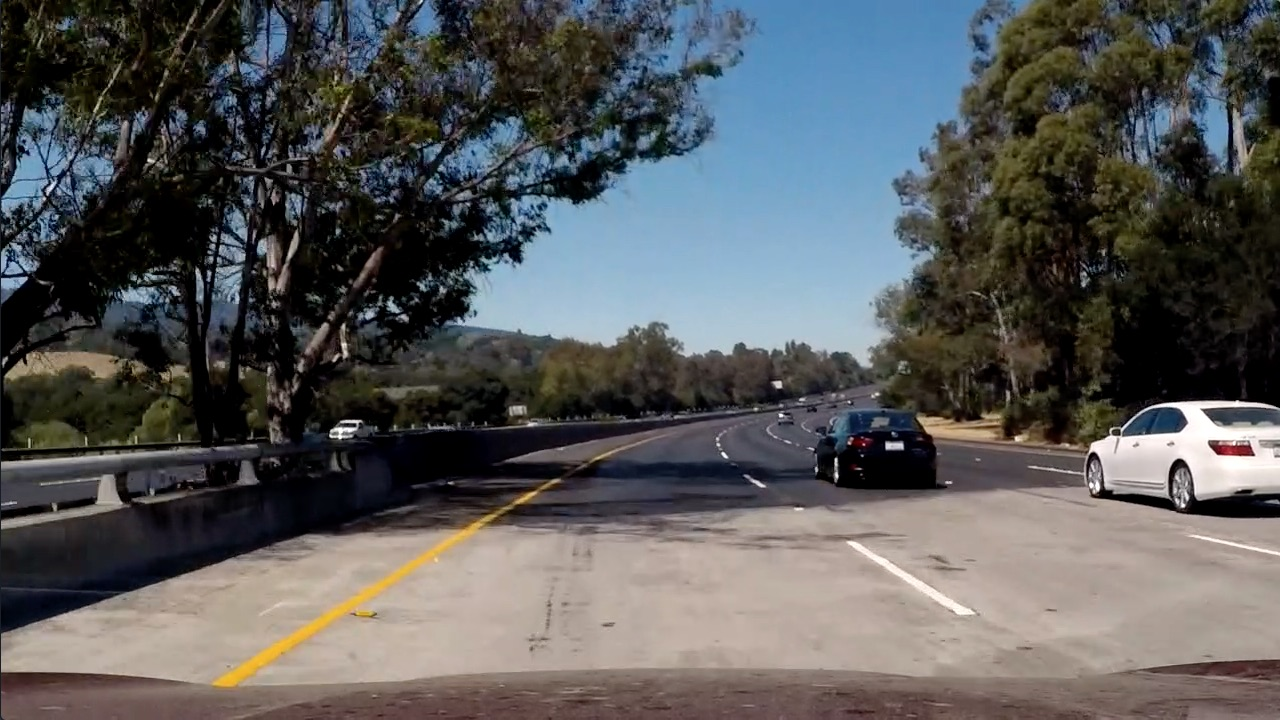
#> input picture CarND-Advanced-Lane-Lines/test_images/test5.jpg, 1280 x 720 px
$ jupyter execute --allow-errors writeup.ipynb   (shell and % lines are left out)   (older library calls are emulated)
#> lines starting #> are read from the running program, lines starting #| are printed output that depends on the picture; after the words box and inside, x2 and y2 are one past the last pixel; in counts of white or black regions, pixels touching at a corner belong together
[cell 1]
import cv2
import glob
import matplotlib.pyplot as plt
import numpy as np
from tqdm import *

### Camera Calibration

#### 1. Briefly state how you computed the camera matrix and distortion coefficients. Provide an example of a distortion corrected calibration image.

The code for this step is contained in the cell below.

I start by preparing "object points", which will be the (x, y, z) coordinates of the chessboard corners in the world. Here I am assuming the chessboard is fixed on the (x, y) plane at z=0, such that the object points are the same for each calibration image.  Thus, `objp` is just a replicated array of coordinates, and `objpoints` will be appended with a copy of it every time I successfully detect all chessboard corners in a test image.  `imgpoints` will be appended with the (x, y) pixel position of each of the corners in the image plane with each successful chessboard detection.

[cell 2]
# [24 lines left out: function points_for_calibration, not called in this run]

I then used the output `objpoints` and `imgpoints` to compute the camera calibration and distortion coefficients using the `cv2.calibrateCamera()` function.

[cell 3]
import pickle

# Test undistortion on an image
img = cv2.imread('camera_cal/calibration2.jpg')
#> (the rest of this cell did not finish here and is left out)

I applied this distortion correction to the test image using the `cv2.undistort()` function and obtained this result:

[cell 4]
def display_images(img1, img2, title1='Original image',
                   title2='Modified image', filename=None, cmap=None):

    f, (ax1, ax2) = plt.subplots(1, 2, figsize=(20,10))
    ax1.imshow(img1, cmap=cmap)
    ax1.set_title(title1, fontsize=30)
    ax2.imshow(img2, cmap=cmap)
    ax2.set_title(title2, fontsize=30)

    if filename:
        plt.savefig(filename)

[cell 5]
img = cv2.imread('camera_cal/calibration2.jpg')
#> (the rest of this cell did not finish here and is left out)

### Pipeline (single images)

#### 1. Provide an example of a distortion-corrected image.
To demonstrate this step, I will describe how I apply the distortion correction to one of the test images like this one:
![alt text][image2]

[cell 6]
img = cv2.imread('test_images/test5.jpg')
#> img is the input picture: shape (720, 1280, 3); mean B, G, R 89.8, 89.3, 88.5
img = cv2.cvtColor(img, cv2.COLOR_BGR2RGB)
#> (the rest of this cell did not finish here and is left out)

#### 2. Describe how (and identify where in your code) you used color transforms, gradients or other methods to create a thresholded binary image.  Provide an example of a binary image result.
I used a combination of color, gradient (direction and magnitude) thresholds and [morphological transformations](http://docs.opencv.org/3.0-beta/doc/py_tutorials/py_imgproc/py_morphological_ops/py_morphological_ops.html) to generate a binary image. The threshold functions are defined below.

[cell 7]
def abs_sobel_thresh(img, orient='x', sobel_kernel=3, thresh=(0, 255)):

    # 1) Convert to grayscale
#> called with orient = 'x', sobel_kernel = 3, thresh = (10, 150)
    gray = cv2.cvtColor(img, cv2.COLOR_RGB2GRAY)

    # 2) Take the derivative in x or y given orient = 'x' or 'y'
    if orient == 'x':
        deriv = cv2.Sobel(gray, cv2.CV_64F, 1, 0)
    else:
        deriv = cv2.Sobel(gray, cv2.CV_64F, 0, 1)

    # 3) Take the absolute value of the derivative or gradient
    deriv = np.absolute(deriv)

    # 4) Scale to 8-bit (0 - 255) then convert to type = np.uint8
    deriv = ((deriv / np.max(deriv)) * 255).astype(np.uint8)

    # 5) Create a mask of 1's where the scaled gradient magnitude
    # is > thresh_min and < thresh_max
    grad_binary = np.zeros_like(deriv)
    grad_binary[(deriv > thresh[0]) & (deriv < thresh[1])] = 1
    return grad_binary

def mag_thresh(image, sobel_kernel=3, mag_thresh=(0, 255)):

    # 1) Convert to grayscale
    gray = cv2.cvtColor(img, cv2.COLOR_RGB2GRAY)

    # 2) Take the gradient in x and y separately
    sobelx = cv2.Sobel(gray, cv2.CV_64F, 1, 0, ksize=sobel_kernel)
    sobely = cv2.Sobel(gray, cv2.CV_64F, 0, 1, ksize=sobel_kernel)

    # 3) Calculate the magnitude
    mag = np.sqrt((np.square(sobelx) + np.square(sobely)))

    # 4) Scale to 8-bit (0 - 255) then convert to type = np.uint8
    mag = ((mag / np.max(mag)) * 255).astype(np.uint8)

    # 5) Create a binary mask where mag thresholds are met
    mag_binary = np.zeros_like(mag)
    mag_binary[(mag > mag_thresh[0]) & (mag < mag_thresh[1])] = 1

    return mag_binary

def dir_threshold(image, sobel_kernel=3, thresh=(0, np.pi/2)):

    # 1) Convert to grayscale
    gray = cv2.cvtColor(img, cv2.COLOR_RGB2GRAY)

    # 2) Take the gradient in x and y separately
    sobelx = cv2.Sobel(gray, cv2.CV_64F, 1, 0, ksize=sobel_kernel)
    sobely = cv2.Sobel(gray, cv2.CV_64F, 0, 1, ksize=sobel_kernel)

    # 3) Take the absolute value of the x and y gradients
    abs_sobelx = np.absolute(sobelx)
    abs_sobely = np.absolute(sobely)

    # 4) Use np.arctan2(abs_sobely, abs_sobelx) to calculate the direction of the gradient
    arctan = np.arctan2(abs_sobely, abs_sobelx)

    # 5) Create a binary mask where direction thresholds are met
    dir_binary = np.zeros_like(arctan)
    dir_binary[(arctan > thresh[0]) & (arctan < thresh[1])] = 1
    return dir_binary

def color_threshold(img, thresh=(0, 255)):

    # 1) Convert to HLS colorspace
    hsv = cv2.cvtColor(img, cv2.COLOR_RGB2HLS).astype(np.float)
    l_channel = hsv[:,:,1]
    s_channel = hsv[:,:,2]

    # 5) Create a binary mask where color thresholds are met
    s_binary = np.zeros_like(s_channel)
    s_binary[(s_channel > thresh[0]) & (s_channel < thresh[1])] = 1

    return s_binary

Here's an example of my output for this step. We can see that the morphological transformations do a good job in removing "noise" and making lane lines more clear. We define a function `binary_image` to reuse this strategy in the pipeline.

[cell 8]
def binary_image(img):
    # Apply each of the thresholding functions
    gradx = abs_sobel_thresh(img, orient='x', sobel_kernel=3, thresh=(10,150))
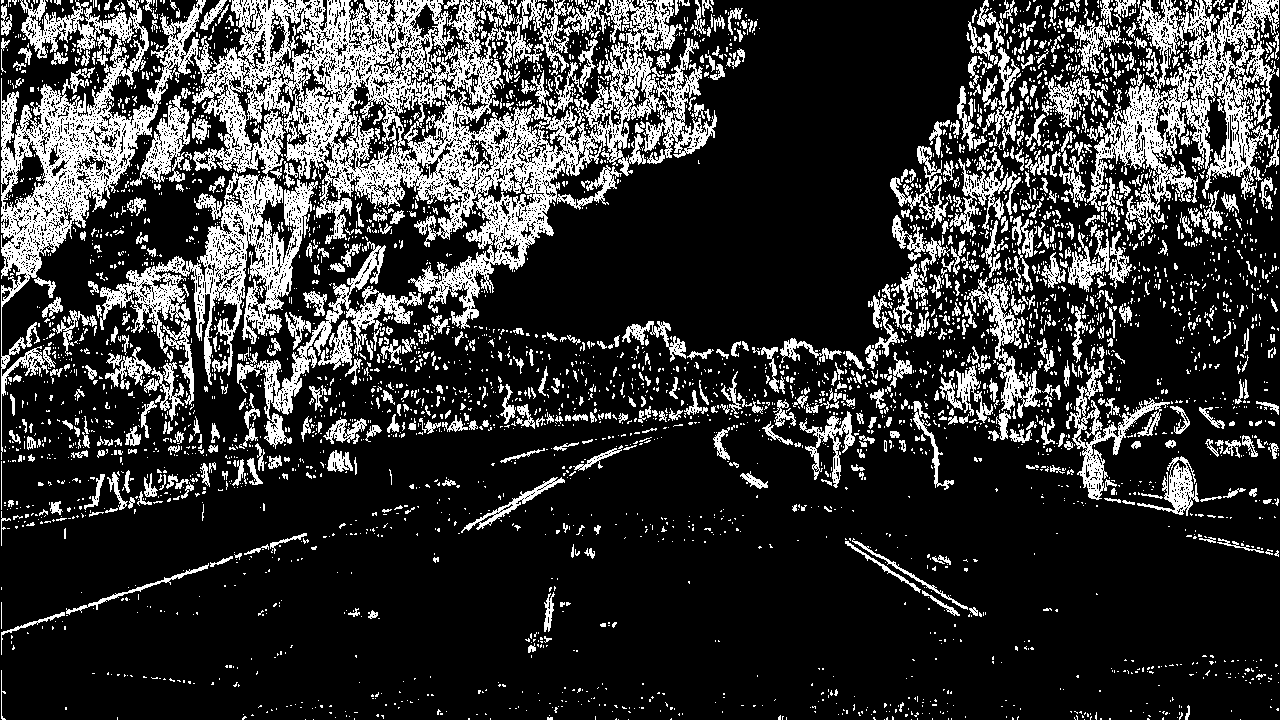
#> gradx: shape (720, 1280); values 0 (black) and 1 (white), 21.3% white; 4551 white regions (3840 under 20 px), largest, box (x1, y1, x2, y2) and area: (1, 0, 717, 460) 85201, (1087, 0, 1279, 233) 15195, (237, 241, 422, 449) 4924
    grady = abs_sobel_thresh(img, orient='y', sobel_kernel=3, thresh=(10,150))
#> grady: shape (720, 1280); values 0 (black) and 1 (white), 24% white; 4892 white regions (4050 under 20 px), largest, box (x1, y1, x2, y2) and area: (0, 378, 1280, 636) 36442, (317, 1, 729, 309) 25051, (188, 1, 456, 312) 20452
    mag_binary = mag_thresh(img, sobel_kernel=3, mag_thresh=(30,200))
#> mag_binary: shape (720, 1280); values 0 (black) and 1 (white), 13.4% white in thin lines or dots
    dir_binary = dir_threshold(img, sobel_kernel=3, thresh=(0.7, 1.2))
#> dir_binary: shape (720, 1280) float64; values 0 (black) and 1 (white), 28.1% white in thin lines or dots
    color_binary = color_threshold(img, thresh=(180,255))
#> in color_threshold, `hsv = cv2.cvtColor(img, cv2.COLOR_RGB2HLS).astype(np.float)`:
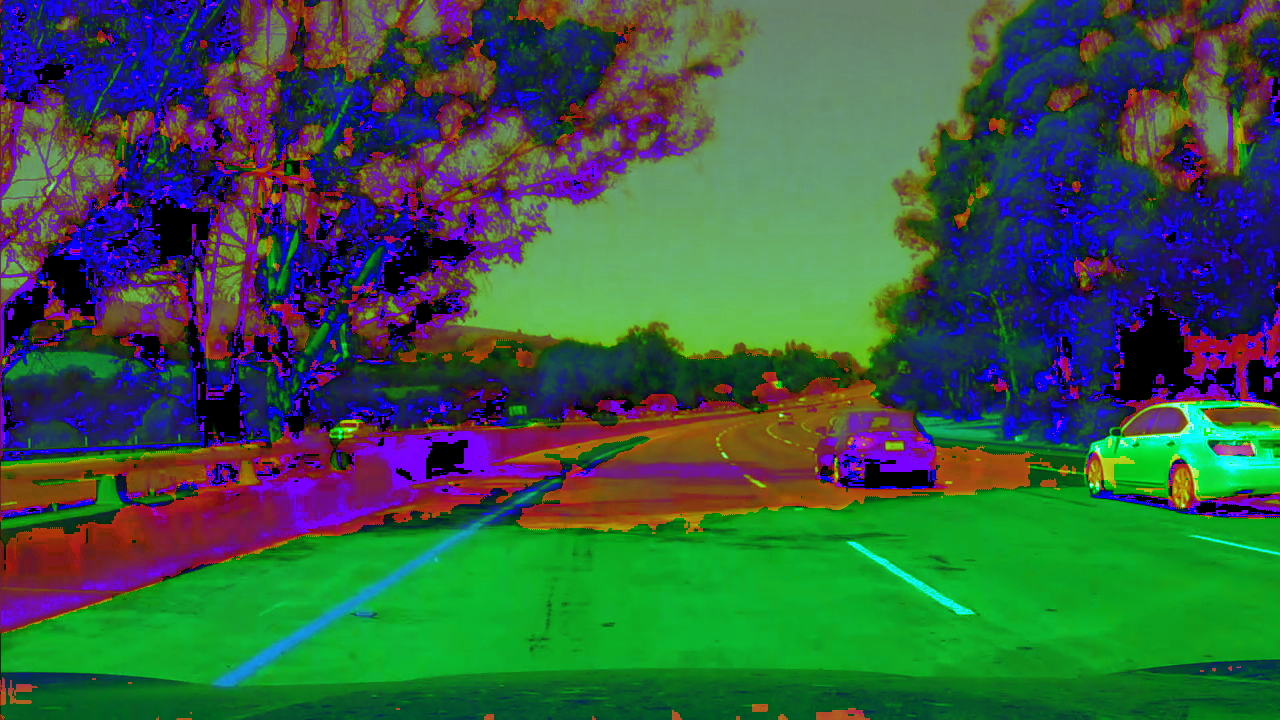
#> hsv: shape (720, 1280, 3) float64; mean R, G, B 55.5, 89.2, 70.1
#> in color_threshold, `s_channel = hsv[:,:,2]`:
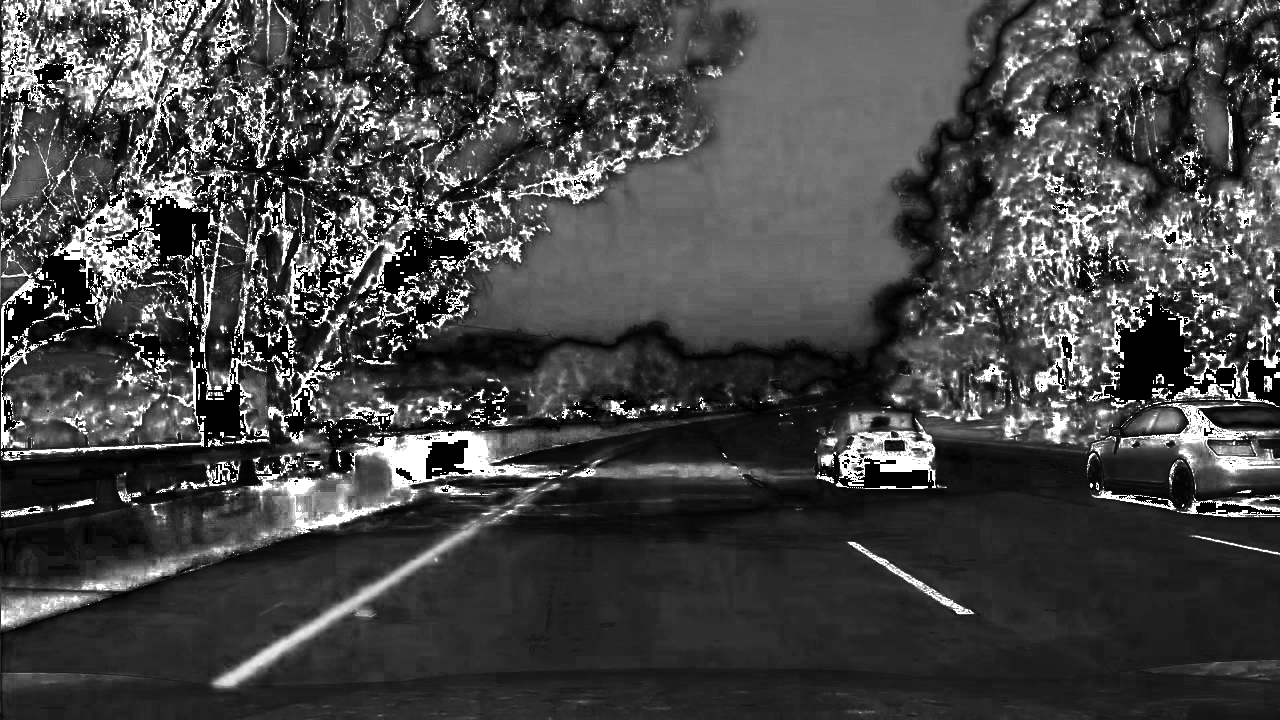
#> s_channel: shape (720, 1280) float64; min 0, max 255, mean 70.1
#> color_binary: shape (720, 1280) float64; values 0 (black) and 1 (white), 2% white in thin lines or dots

    binary = np.zeros_like(color_binary)
    binary[(gradx == 1) & (grady == 1) | (color_binary == 1) | ((mag_binary == 1) & (dir_binary == 1))] = 1

    # [5 lines of commented-out code are left out]
    return binary

[cell 9]
img = cv2.imread('test_images/test5.jpg')
img = cv2.cvtColor(img, cv2.COLOR_BGR2RGB)
binary = binary_image(img)
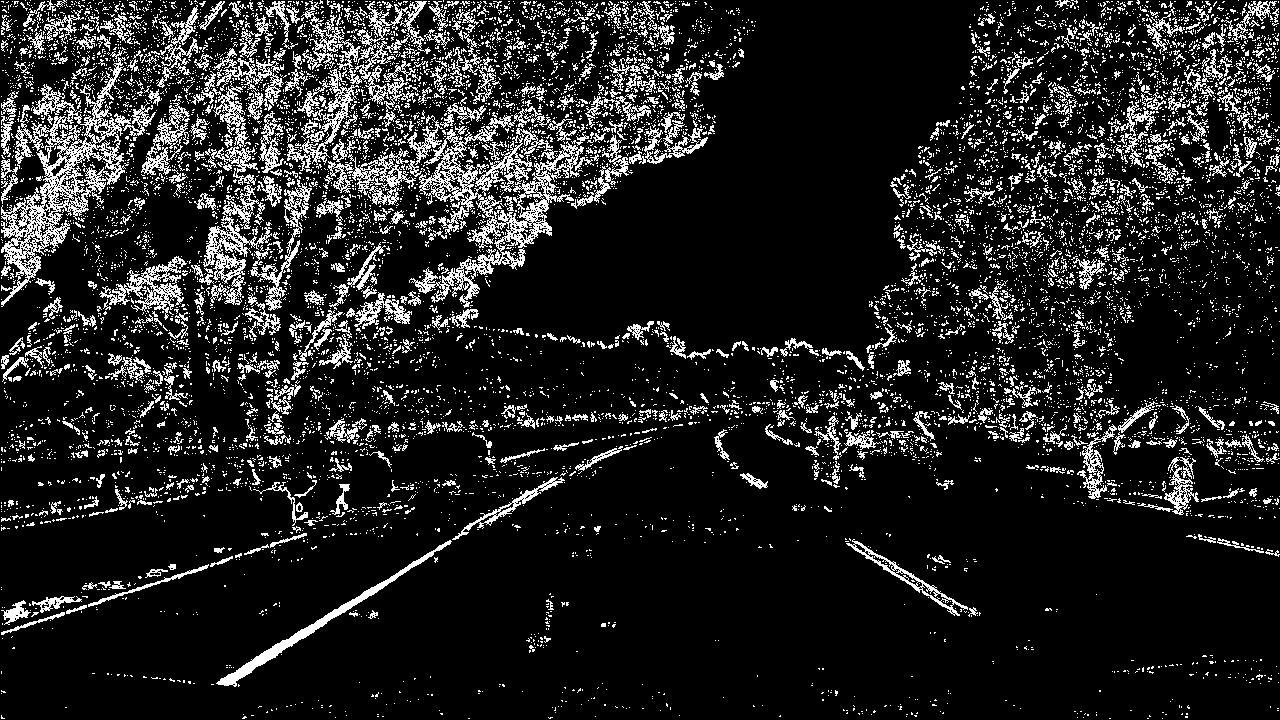
#> binary: shape (720, 1280) float64; values 0 (black) and 1 (white), 13.3% white in thin lines or dots
display_images(img, binary, cmap='gray')

#### 3. Describe how (and identify where in your code) you performed a perspective transform and provide an example of a transformed image.

The code for my perspective transform includes a function called `birds_eye()` defined below.  The `birds_eye()` function takes as inputs an image (`img`), as well as the camera matrix (`mtx`) and distortion coefficients (`dist`) points.  I chose birds_eye hardcode the source and destination points in the following manner:

```
src = np.array([[img.shape[1]/6, img.shape[0]],
                [img.shape[1]/2 - 45, img.shape[0]/1.6],
                [img.shape[1]/2 + 50, img.shape[0]/1.6],
                [img.shape[1] - 170, img.shape[0]]], np.float32)

dst = np.array([[src[0,0],img.shape[0]], [src[0,0],0],
                [src[-1,0],0], [src[-1,0],img.shape[0]]], np.float32)
```

This resulted in the following source and destination points:

| Source        | Destination   |
|:-------------:|:-------------:|
| 213, 720      | 213, 720      |
| 595, 450      | 213, 0        |
| 690, 450      | 1110, 0       |
| 1110, 720     | 1110, 720     |

[cell 10]
# [34 lines left out: function birds_eye, not called in this run]

I verified that my perspective transform was working as expected by drawing the `src` and `dst` points onto a test image and its warped counterpart to verify that the lines appear parallel in the warped image.

[cell 11]
img = cv2.imread('test_images/straight_lines2.jpg')
#> (the rest of this cell did not finish here and is left out)

Let's see how this works on an warped binary image.

[cell 12]
img = cv2.imread('test_images/test5.jpg')
img = cv2.cvtColor(img, cv2.COLOR_BGR2RGB)
binary = binary_image(img)
